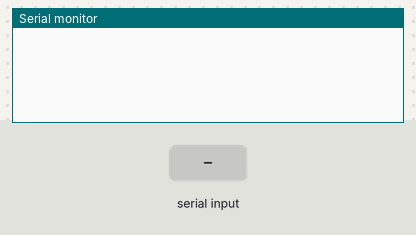
Simulated run of this sketch. Board: ESP8266 (NodeMCU). Parts: the last lines printed to the serial monitor. The inputs (shaded band) are chosen by the test bench. WiFi joins after 1.5 s; servers stay silent unless stated.

Above: at 3.0 s.
3.1 s: "90,45\n" received over Serial
At 4.1 s:
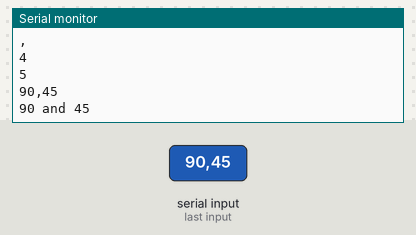
4.6 s: "1,90,45\n" received over Serial
At 5.3 s:
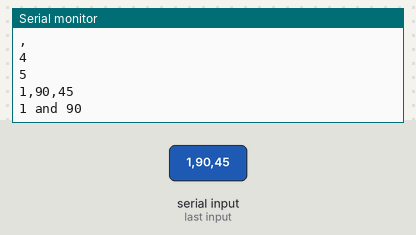
Timing chart, 0 to 7.6 s (numbered marks = the images above; inputs shaded):
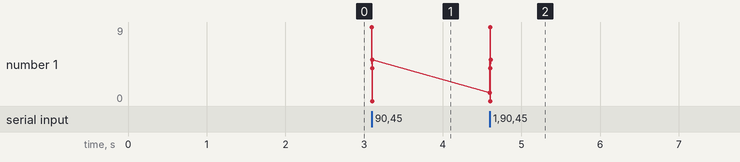

The sketch:

test_esp_blynk.ino
```cpp
#define BLYNK_PRINT Serial
#include <ESP8266WiFi.h>
#include <BlynkSimpleEsp8266.h>
#include <SoftwareSerial.h>
#define BLYNK_TEMPLATE_ID "TMPLTgYDbMc-"
#define BLYNK_DEVICE_NAME "smart parking"
//#define BLYNK_AUTH_TOKEN "JHu_n5E9nn9_sMVL-ncTVrxwjdzqUPl7"

char auth[] = "JHu_n5E9nn9_sMVL-ncTVrxwjdzqUPl7";

char ssid[] = "ACT101633907900";
char pass[] = "22347260";

BlynkTimer timer;

String myString=""; // complete message from arduino, which consistors of sensors data
char rdata; // received characters


int led1,led2;


void myTimerEvent()
{
    // You can send any value at any time.
    // Please don't send more that 10 values per second.
    Blynk.virtualWrite(V1, millis() / 1000);

}

void setup()
{

  Serial.begin(115200);

  Blynk.begin(auth, ssid, pass,"blynk.cloud",80);

    timer.setInterval(1000L,sensorvalue1);
    timer.setInterval(1000L,sensorvalue2);


}

void loop()
{
  if (Serial.available() > 0 )
  {
    rdata = Serial.read();
    myString = myString + rdata;
    Serial.println(rdata);
    if( rdata == '\n')
    {
    Serial.println(myString);

     String l = getValue(myString, ',', 0);
     String m = getValue(myString, ',', 1);

     // these leds represents the leds used in Blynk application
     led1 = l.toInt();
     led2 = m.toInt();

     Serial.print(led1);
     Serial.print(" and ");
     Serial.println(led2);

      myString = "";
    }

  }

       Blynk.run();
       timer.run();
}

void sensorvalue1()
{
  int sdata = led1;
  Blynk.virtualWrite(V5, sdata);

}

void sensorvalue2()
{
  int sdata = led2;
  Blynk.virtualWrite(V6, sdata);

}


String getValue(String data, char separator, int index)
{
    int found = 0;
    int strIndex[] = { 0, -1 };
    int maxIndex = data.length() - 1;

    for (int i = 0; i <= maxIndex && found <= index; i++) {
        if (data.charAt(i) == separator || i == maxIndex) {
            found++;
            strIndex[0] = strIndex[1] + 1;
            strIndex[1] = (i == maxIndex) ? i+1 : i;
        }
    }
    return found > index ? data.substring(strIndex[0], strIndex[1]) : "";
}
```

Measured:
- after the input at 3.1 s, the serial monitor: prints a new line at once (image 1)
- after the input at 4.6 s, the serial monitor: prints a new line at once (image 2)
